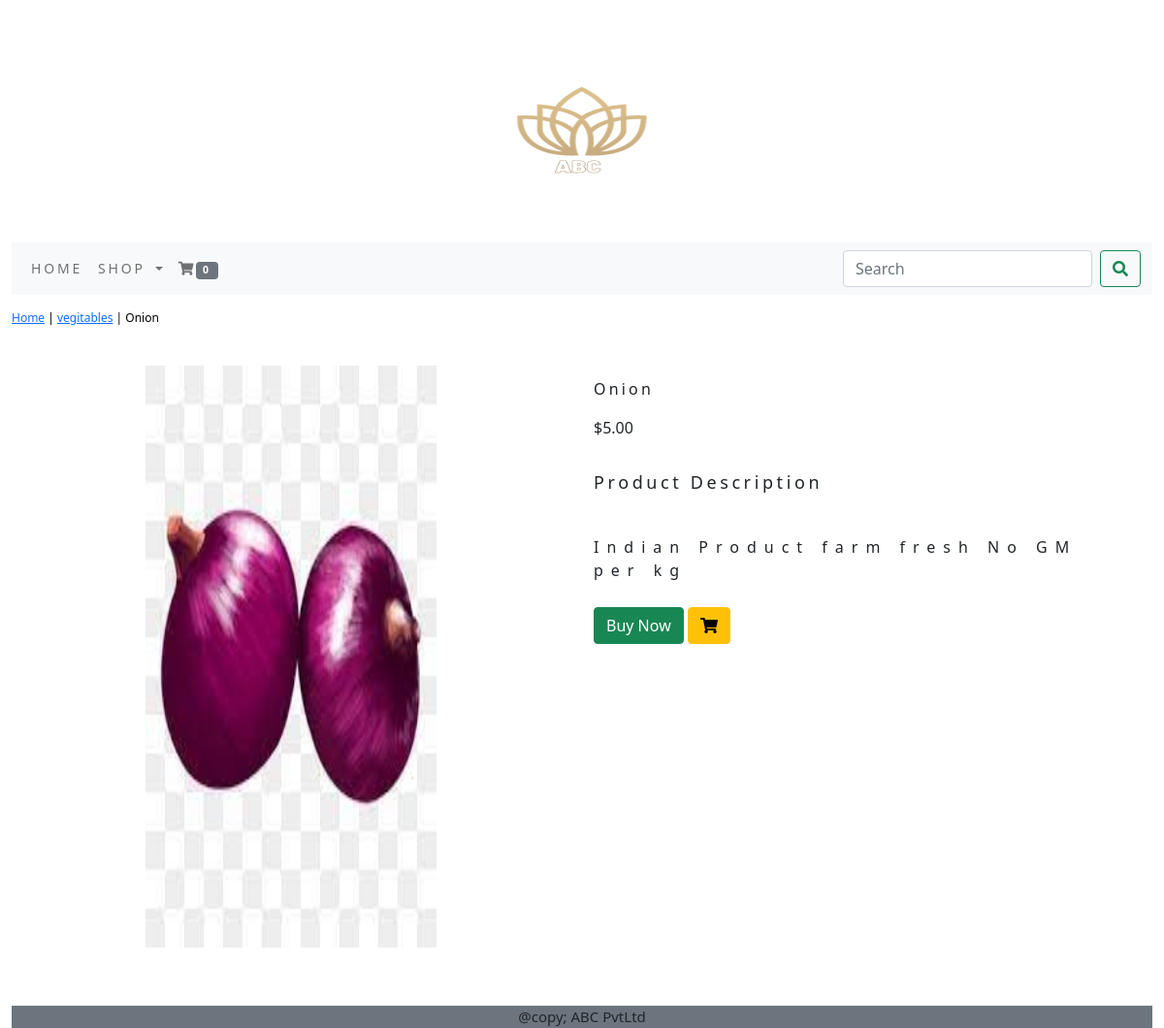
The app's page /shop/vegitables/onion/ with its own data.
### shop/models.py (models this page shows, shortened)
class Product(models.Model):
    name = models.CharField(max_length=250,unique=True)
    slug = models.SlugField(max_length=250,unique=True)
    description = models.TextField(blank=True)
    price = models.DecimalField(max_digits=10,decimal_places=2)
    category = models.ForeignKey(Category, on_delete=models.CASCADE)
    image = models.ImageField(upload_to='product',blank=True)
    stock = models.IntegerField()
    available = models.BooleanField(default=True)
    created = models.DateTimeField(auto_now_add=True)
    updated = models.DateTimeField(auto_now=True)
    class Meta:
        ordering = ('name',)
        verbose_name = 'product'
        verbose_name_plural = 'products'

class Category(models.Model):
    name = models.CharField(max_length=250, unique=True)
    slug = models.SlugField(max_length=250, unique=True)
    description = models.TextField()
    image = models.ImageField(upload_to='category', blank=True)
    class Meta:
        ordering=('name',)
        verbose_name='category'
        verbose_name_plural='categories'
    def get_url(self):
        return reverse('shop:products_by_category',args=[self.slug],)
    def __str__(self):
        return '{}'.format(self.name)

### shop/views.py (the view)
# urls.py: path('<slug:c_slug>/<slug:product_slug>/', views.proDetail, name='prodCatDetail'),
def proDetail(request, c_slug,product_slug):
    try:
        product=Product.objects.get(category__slug=c_slug,slug=product_slug)
    except Exception as e:
        raise e
    return render(request, 'product.html',{'product':product})

### cart/context_processors.py (called while the page is built)
def counter(request):
    item_count=0
    if 'admin' in request.path:
        return  {}
    else:
        try:
            cart=Cart.objects.filter(cart_id=_cart_id(request))
            cart_items=CartItem.objects.all().filter(cart=cart[:1])
            for cart_item in cart_items:
                item_count += cart_item.quantity
        except Cart.DoesNotExist:
            item_count = 0
    return dict(item_count=item_count)

### cart/views.py (called while the page is built)
def _cart_id(request):
    cart=request.session.session_key
    if not cart:
        cart=request.session.create()
    return cart

### shop/context_processors.py (called while the page is built)
def menu_links(request):
    links=Category.objects.all()
    return dict(links=links)

### templates/product.html (shortened to what this page needs)
{% extends 'base.html' %}
{% load static %}
{% block content %}
<div class="row my_prod_row_class">
    <div class="mx_auto">
        <p> <a href="{% url 'shop:allProdCat' %}">Home</a> | <a href="{{product.category.get_url}}">{{ product.category}}</a> | {{product.name }}</p>
    </div>
<div class="container">
<br>
<div class="row">
    <div class="col-12 col-sm-12 col-md-12 col-lg-6 text-center">
        <div class="min-width:18rem">
            <img  src="{{ product.image.url }}" alt="{{product.name}}" style="height:600px; width:300px;">
        </div>
    </div>
    <div class="col-12 col-sm-12 col-md-12 col-lg-6">
            <div>
            <h1 class="my_prod_title">{{ product.name }}</h1>
            <p class="text-justify">${{ product.price }}</p>
            <p class="text-justify my_prod_text">Product Description</p>
            <p class="text-justify my_prod_des">{{ product.description }}</p>
            {% if product.stock <= 0 %}
            <p class="text-justify my_prod_des "><b>OUT OF STOCK </b></p>
            {% else %}
             <a  class="btn btn-success" href="">Buy Now</a>
             <a  class="btn btn-warning" href="{% url 'cart:add_cart' product.id %}"><i class="fa fa-shopping-cart"></i></a>
             {% endif %}
            </div>
    </div>
</div>
</div>
</div>
{% endblock %}

### static/css/custom.css (style rules this page uses)
body { font-family: 'Roboto', sans-serif; }
.my_prod_row_class { padding-top:15px; padding-bottom:20px; }
.my_prod_row_class .mx_auto { color:#000; font-size:12px; }
.my_prod_title { font-size:16px; text_transform:uppercase; letter-spacing:.2em; padding-top:15px; padding-bottom:10px; }
.my_prod_text { font-size:18px; text_transform:uppercase; letter-spacing:.2em; padding-top:15px; padding-bottom:10px; }
.my_prod_des { padding-right:20px; font-size:16px; text_transform:uppercase; letter-spacing:0.5em; padding-top:15px; padding-bottom:10px; }

### records on screen
Product: category "vegitables", name "Onion", image (picture), price "5.00", description "Indian Product farm fresh No GM per kg"

### other values on screen
{{ item_count }} "0"
